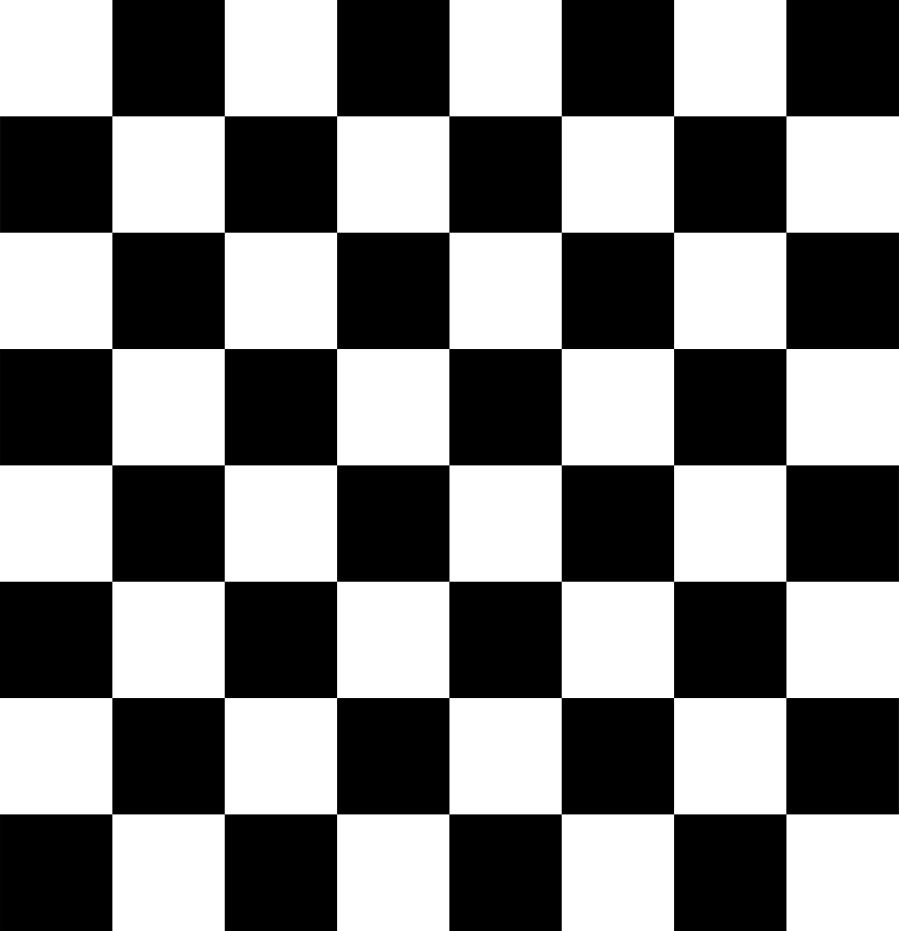
#> input picture images/chessboard.png, 3595 x 3723 px (shown at 1/4 size)
$ jupyter execute 'Line Detection.ipynb'
#> lines starting #> are read from the running program, lines starting #| are printed output that depends on the picture; after the words box and inside, x2 and y2 are one past the last pixel; in counts of white or black regions, pixels touching at a corner belong together
[cell 1]
# Line Detection example chess board using HoughLines
import cv2
import numpy as np

img = cv2.imread('./images/chessboard.png')
#> img is the input picture: shape (3723, 3595, 3); min 0, max 255, mean 127.5

print (img.shape)
#| (3723, 3595, 3)

img = cv2.resize(img,(576, 768))
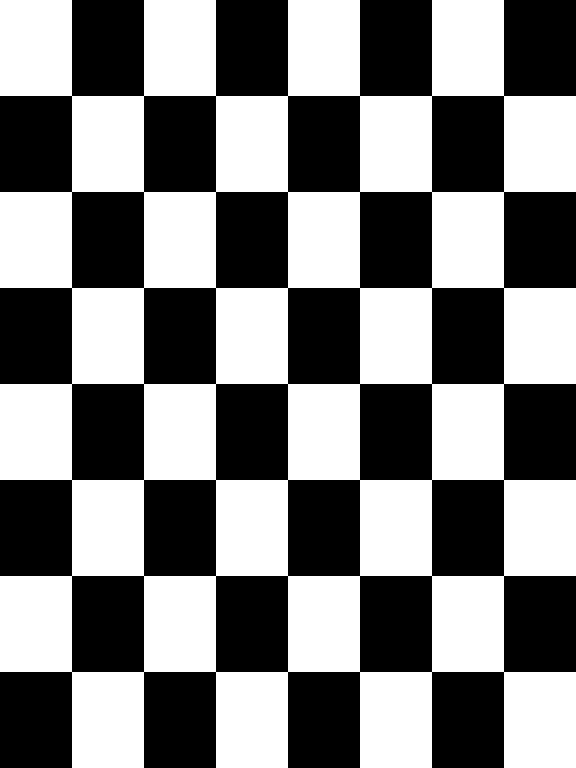
#> img: shape (768, 576, 3); 50% white; 1 white region, box (x1, y1, x2, y2) and area: (0, 0, 576, 768) 221184

cv2.imshow('inp img',img)
cv2.waitKey(0)
cv2.destroyAllWindows()
# for minimizing computation convert to gray
gray = cv2.cvtColor(img, cv2.COLOR_BGR2GRAY)
edges = cv2.Canny(gray, 100, 170, apertureSize = 3)
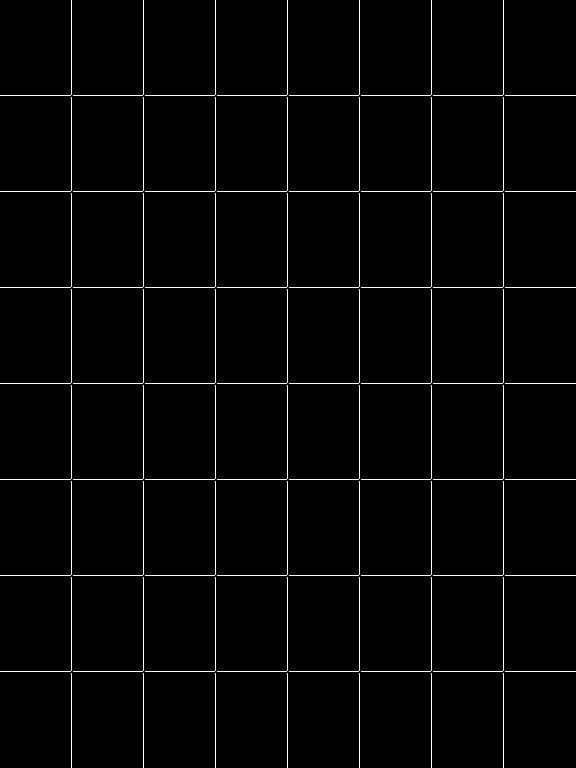
#> edges: shape (768, 576); 2.1% white in thin lines or dots

# hough lines
lines = cv2.HoughLines(edges, 1, np.pi/180, 240)
#> lines = 14 rows, first 8: [71, 0], [143, 0], [215, 0], [287, 0], [359, 0], [431, 0], [503, 0], [95, 1.57]
# print (lines)

# Calculation to convert lines to cv2 understandable format

for line in lines:
    rho, theta = line[0]
    a = np.cos(theta)
    b = np.sin(theta)
    x0 = a *rho
    y0 = b *rho
    x1 = int(x0 + 1000 *(-b))
    y1 = int(y0 + 1000 * (a))
    x2 = int(x0 - 1000 *(-b))
    y2 = int(y0 - 1000 * (a))
    cv2.line(img, (x1,y1), (x2,y2), (0,255, 0), 2)
#> this loop made 14 passes
#> (rho, theta, a, b, x0, y0, x1, y1) on passes 1 to 12: (71, 0, 1, 0, 71, 0, 71, 1000), (143, 0, 1, 0, 143, 0, 143, 1000), (215, 0, 1, 0, 215, 0, 215, 1000), (287, 0, 1, 0, 287, 0, 287, 1000), (359, 0, 1, 0, 359, 0, 359, 1000), (431, 0, 1, 0, 431, 0, 431, 1000), (503, 0, 1, 0, 503, 0, 503, 1000), (95, 1.57, -4.37e-08, 1, -4.15e-06, 95, -1000, 94), (191, 1.57, -4.37e-08, 1, -8.35e-06, 191, -1000, 190), (287, 1.57, -4.37e-08, 1, -1.25e-05, 287, -1000, 286), (383, 1.57, -4.37e-08, 1, -1.67e-05, 383, -1000, 382), (479, 1.57, -4.37e-08, 1, -2.09e-05, 479, -1000, 478)
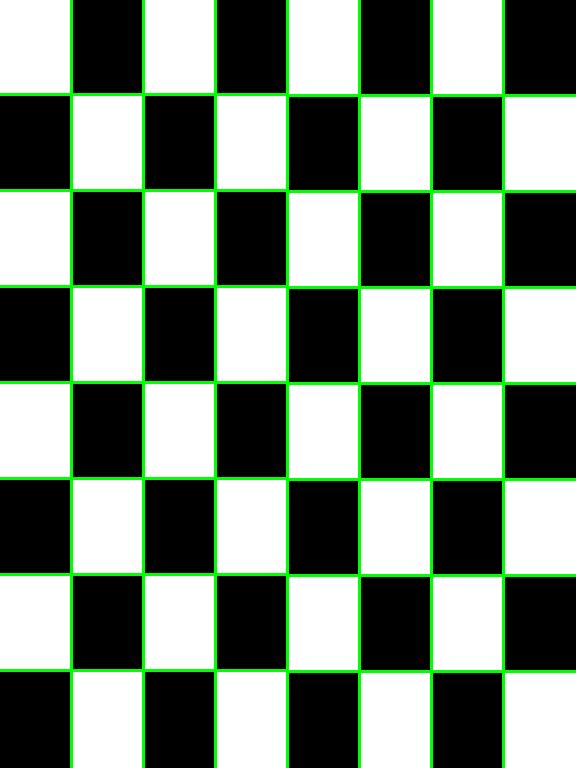
#> img: shape (768, 576, 3); 6.28% of pixels changed, all inside (x1, y1, x2, y2) = (0, 0, 576, 768)

cv2.imshow('Hough Lines', img)
cv2.waitKey(0)
cv2.destroyAllWindows()

[cell 2]
# Line Detection using probabilistic hough lines
import cv2
import numpy as np

img = cv2.imread('./images/soduku.jpg')
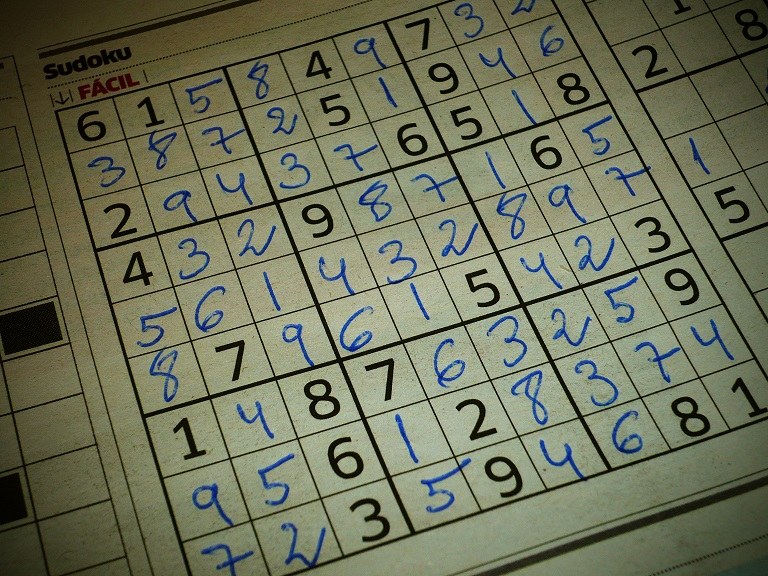
#> input picture images/soduku.jpg, 768 x 576 px
#> img is the input picture: shape (576, 768, 3); mean B, G, R 88.5, 112.9, 108.9
cv2.imshow("input img", img)
cv2.waitKey(0)

gray = cv2.cvtColor(img, cv2.COLOR_BGR2GRAY)
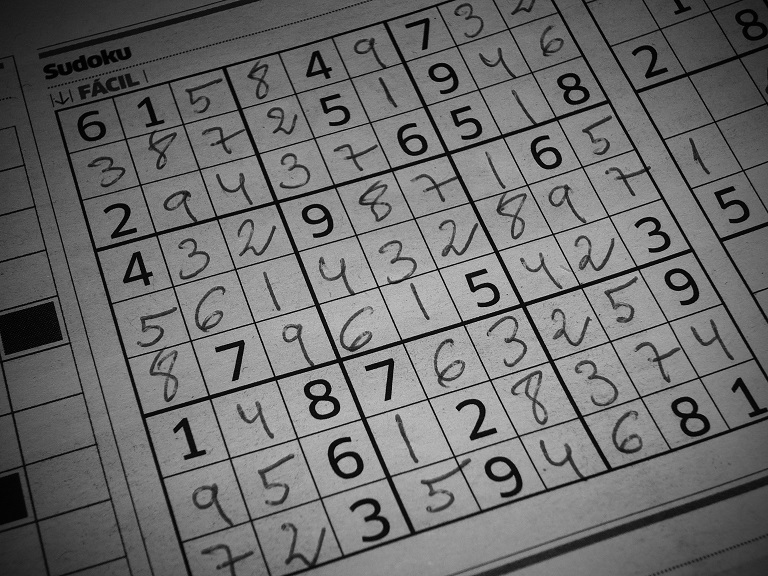
#> gray: shape (576, 768); min 0, max 210, mean 108.9
edges = cv2.Canny(gray, 100, 170, apertureSize = 3)
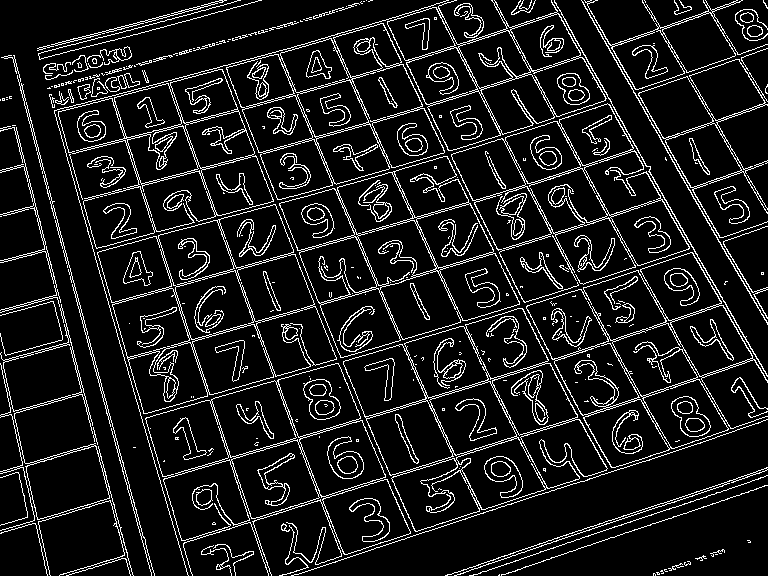
#> edges: shape (576, 768); 10.8% white in thin lines or dots

lines = cv2.HoughLinesP(edges, 1, np.pi/ 180, 100, 5, 10)
#> lines = 378 rows, first 6: [144, 193, 151, 216], [113, 427, 122, 462], [113, 435, 121, 466], [715, 437, 736, 430], [446, 394, 490, 381], [192, 146, 199, 166]

for line in lines:
    x1,y1,x2,y2 = line[0]
    cv2.line(img, (x1,y1), (x2,y2), (0, 255, 0), 3)
#> this loop made 378 passes
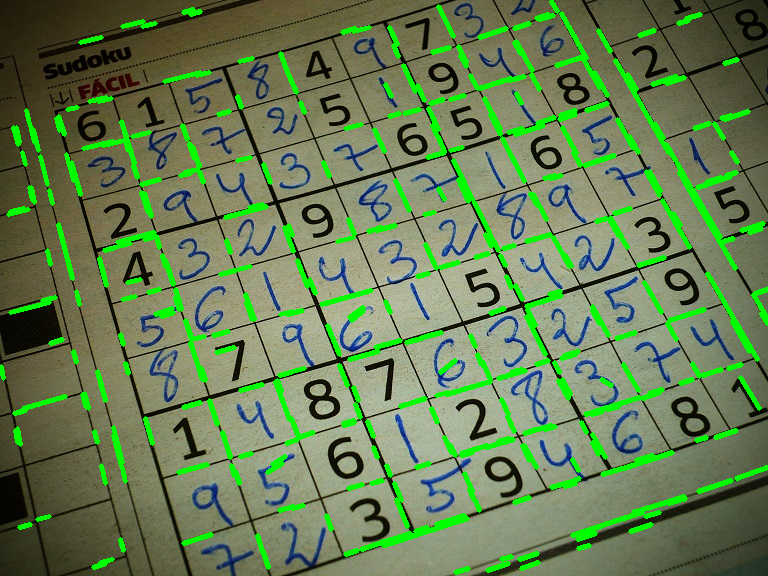
#> img: shape (576, 768, 3); 8.88% of pixels changed, all inside (x1, y1, x2, y2) = (0, 0, 768, 575)

cv2.imshow("Hough Lines P", img)
cv2.waitKey(0)

cv2.destroyAllWindows()
